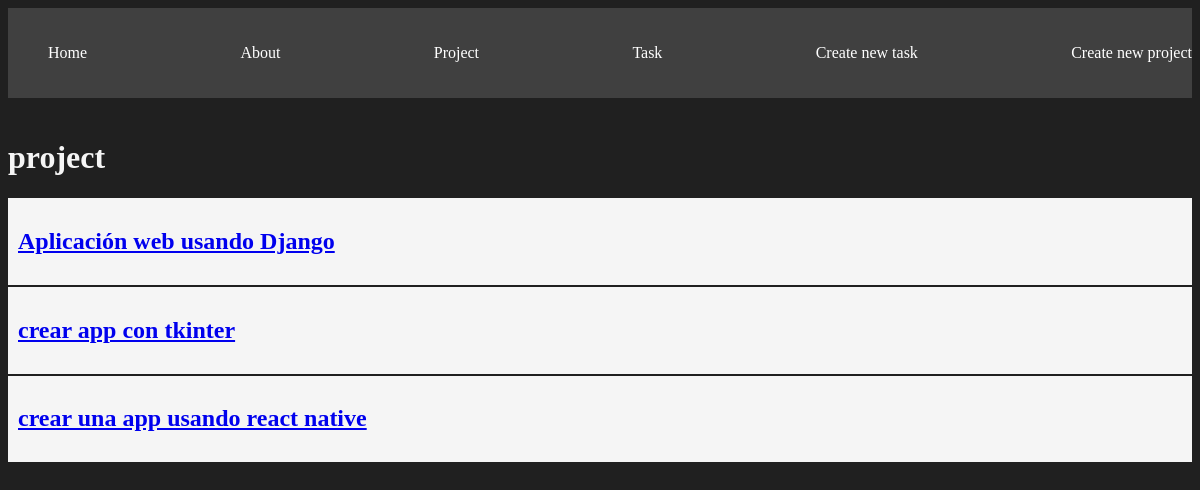
Page /project/ on the earlier database version.
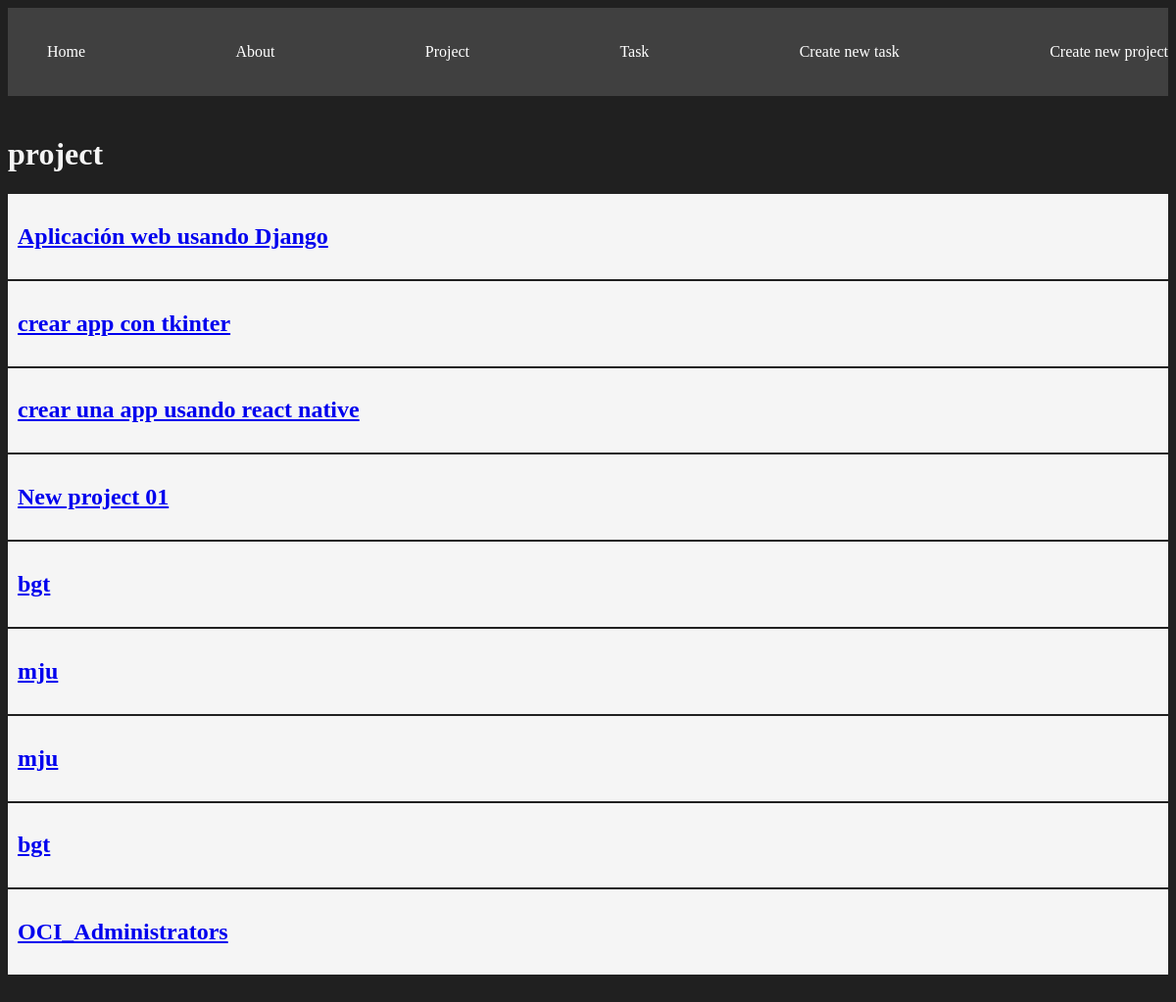
Same page on the later database version.
### myapp/models.py (models this page shows)
class Project(models.Model):
    name = models.CharField(max_length=200)
    def __str__(self):
        return self.name

### myapp/views.py (the view)
# urls.py: path('project/', views.project,name="project"),
def project(request):
    project = Project.objects.all()
    return render (request,'project/project.html',{
        'project': project
    })

### myapp/templates/project/project.html
{% extends 'layouts/base.html' %}
{% block content %}
    <h1>project</h1>
    {% for project in project %}
        <article class="card">
            <a href="{% url 'project_detail' project.id %}">
                <h1>{{ project.name }}</h1>
            </a>
        </article>
    {% endfor %}
{% endblock %}

Differences in the rows shown:
added Project: name "New project 01"
added Project: name "bgt"
added Project: name "mju"
added Project: name "mju"
added Project: name "bgt"
added Project: name "OCI_Administrators"
